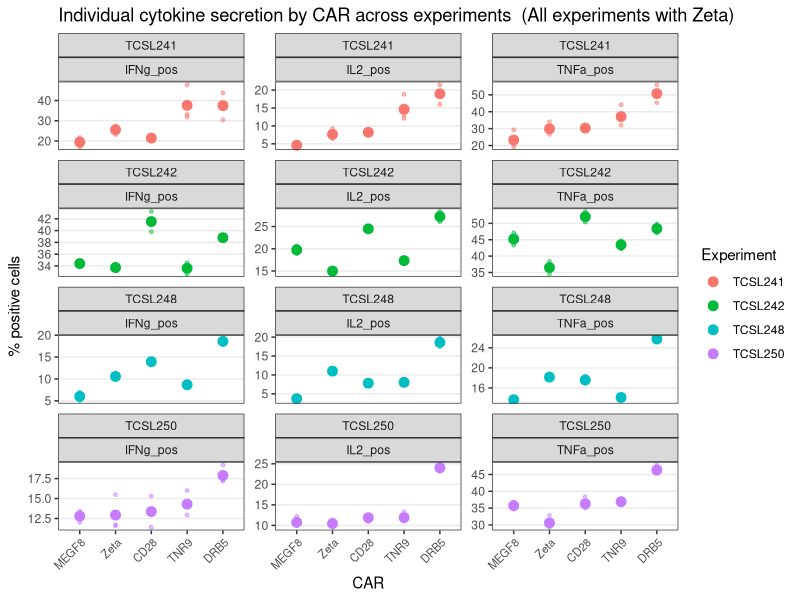
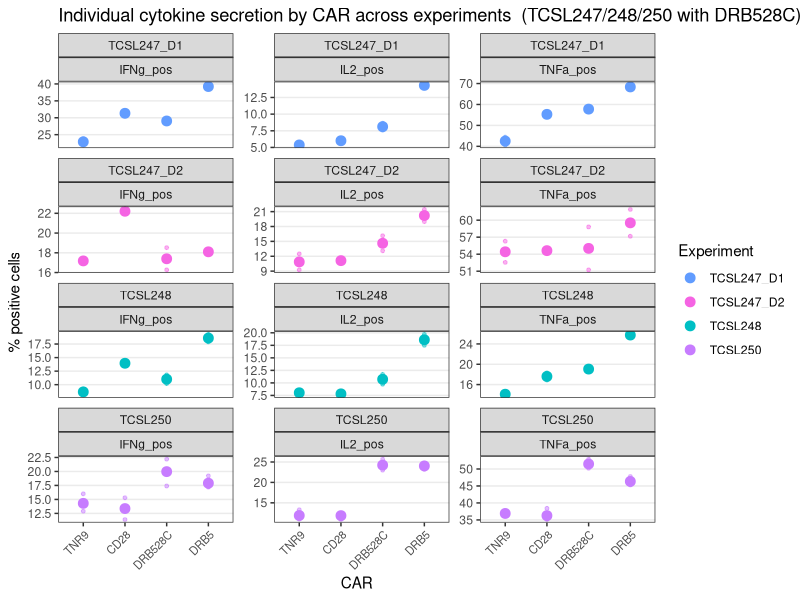
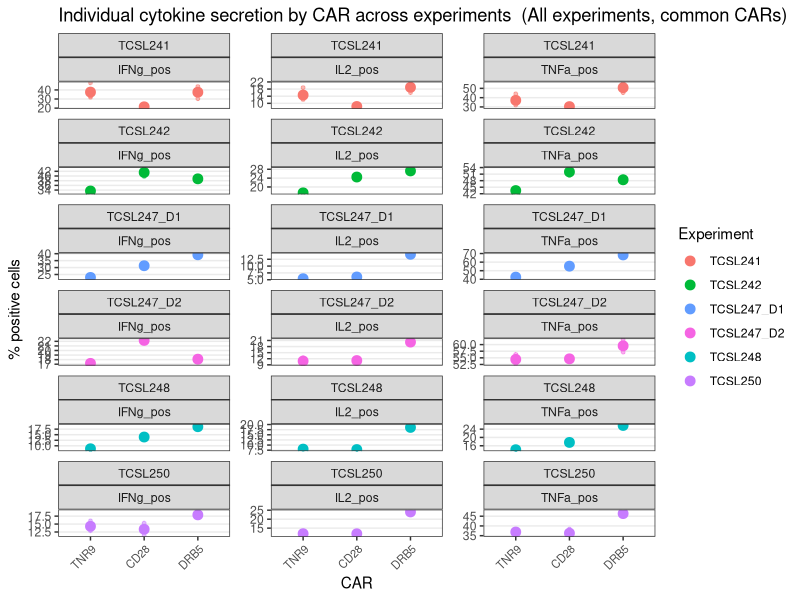
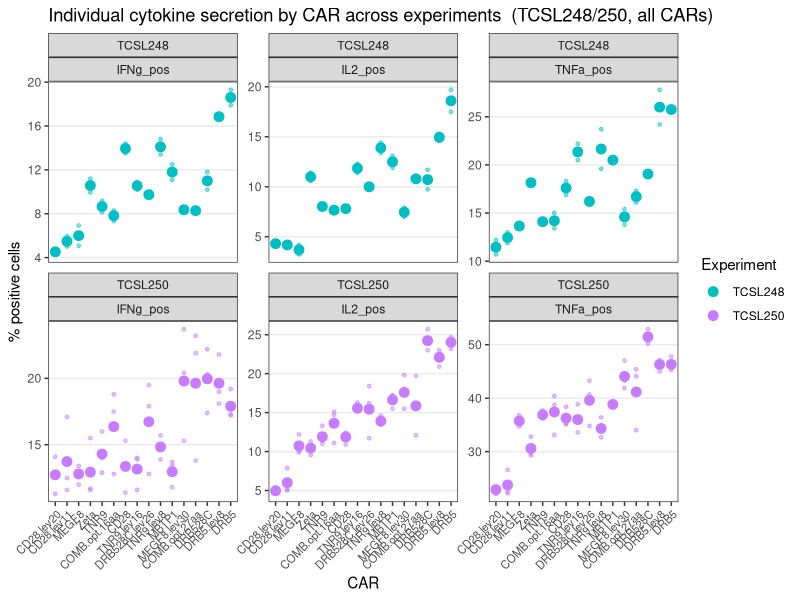
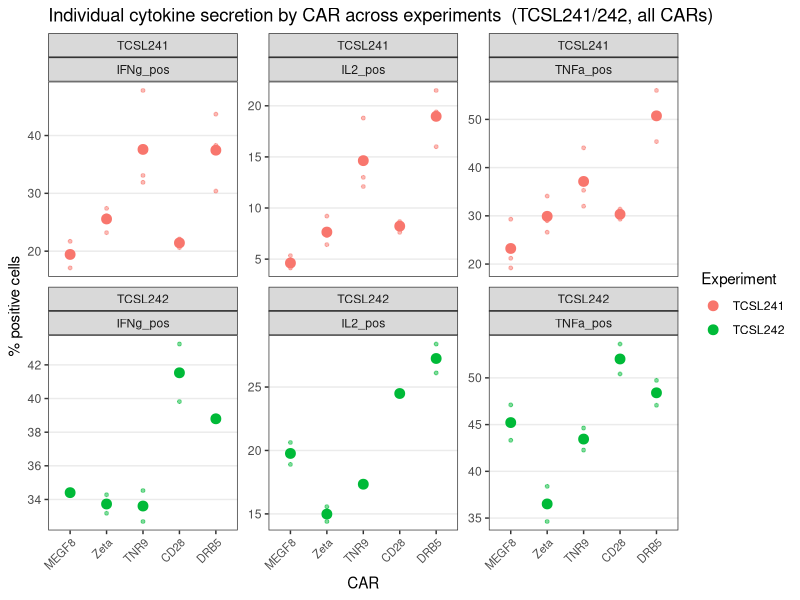
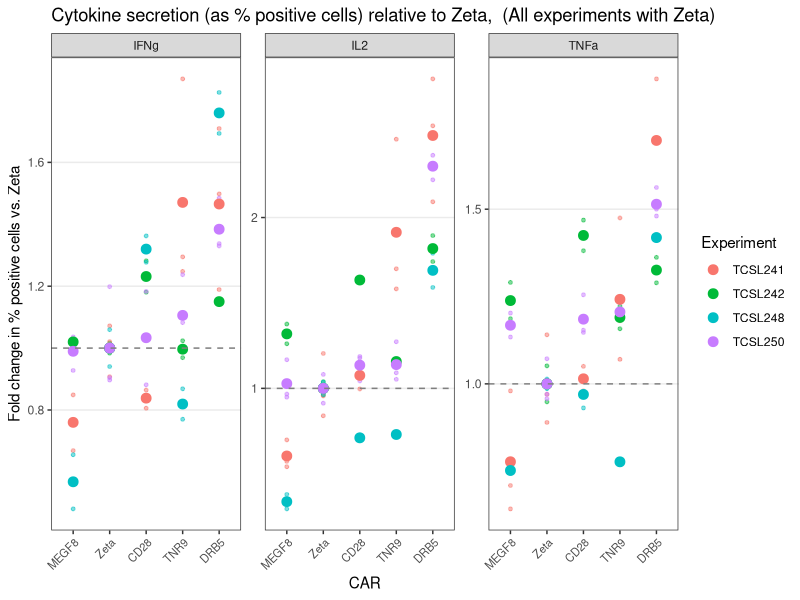
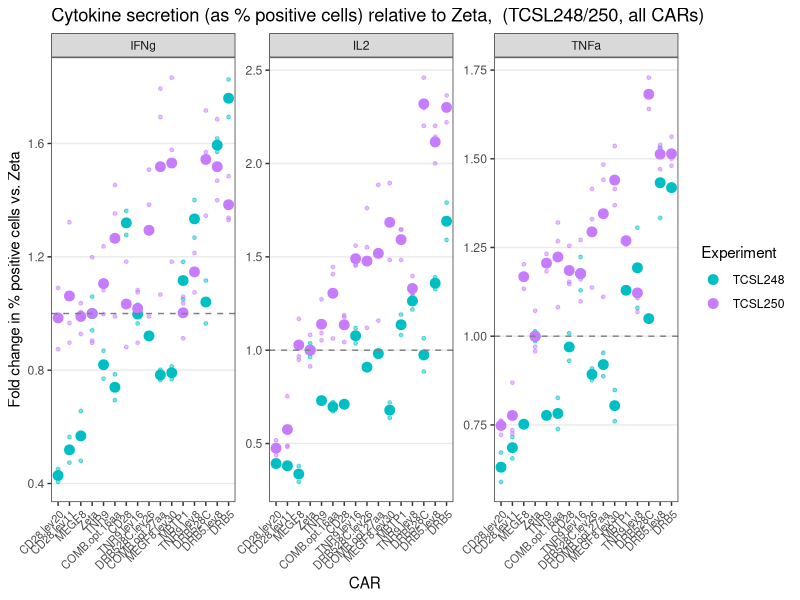
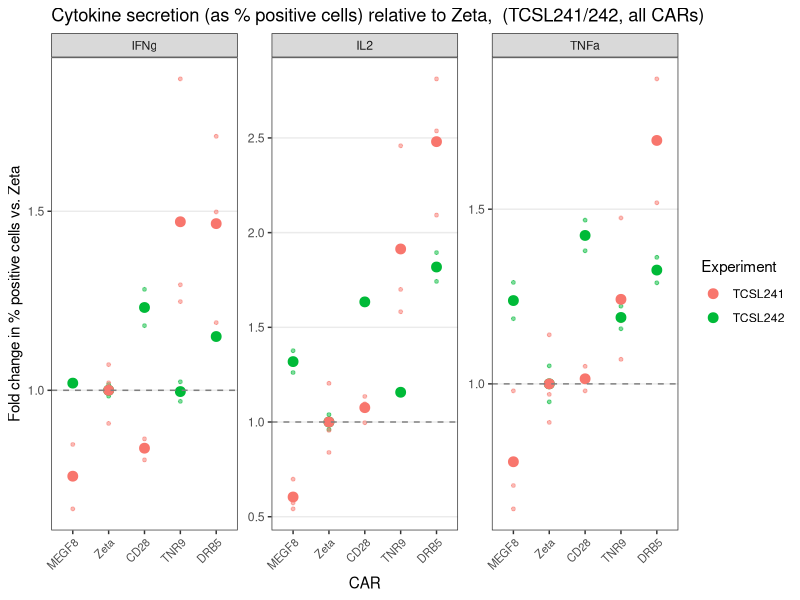

These charts were generated, in order, by the following R code:
library(data.table)
library(ggplot2)
library(patchwork)
library(stringr)
library(here)

# Function to prepare data for plotting
prepare_data <- function(df_combined, selected_cars = NULL, gates = NULL) {
  # Base filtering
  dt <- df_combined[
    CAR == T & 
    !(car_name %in% c('POS','NEG')) & 
    !is.na(car_name) & 
    car_name != "" & 
    subset == "CD3"
  ]
  
  # Filter by selected cars if provided
  if (!is.null(selected_cars)) {
    dt <- dt[car_name %in% selected_cars]
  }
  
  # Filter by gates if provided
  if (!is.null(gates)) {
    dt <- dt[gate_clean %in% gates]
  }
  
  return(dt)
}

# Function to create heatmap
create_heatmap <- function(data, gates, is_relative = TRUE, title_suffix = "") {
  # Calculate mean frequencies and z-scores
  plot_data <- data[
    gate_clean %in% gates, 
    .(mean_freq = mean(freq)), 
    by=.(car_name, subset, gate_clean, expt)
  ][
    , scaled_mean_freq := scale(mean_freq), 
    by=.(subset, gate_clean, expt)
  ][
    , car_name := reorder(car_name, scaled_mean_freq)
  ][
    , gate_clean := factor(gate_clean, 
                          levels = unique(gate_clean[order(str_count(gate_clean, "\\."))]))
  ]
  
  # Create plot
  p <- ggplot(plot_data) +
    geom_tile(aes(y=car_name, 
                  x=gate_clean, 
                  fill=if(is_relative) scaled_mean_freq else mean_freq)) +
    facet_grid(~expt) +
    scale_fill_gradientn(
      colors = rev(hcl.colors(100, "Peach"))) +
    geom_text(aes(y=car_name, 
                  x=gate_clean, 
                  label=round(mean_freq)), 
              size=3) +
    scale_x_discrete(labels=function(x) gsub('\\.', '\n',gsub('_pos','',x))) +
    labs(x='Cytokine combinations', 
         y='CARs',
         fill=if(is_relative) 
           'Relative cytokine secretion\nz-score xform\n% positive labelled' 
           else 'Absolute cytokine secretion\n% positive',
         title=paste0(if(is_relative) 
           'Relative' else 'Absolute', 
           ' cytokine secretion across TCSL248 and TCSL250', 
           title_suffix))
  
  return(p)
}

# Function to create scatter plot
create_scatter_plot <- function(data, single_cytokines, title_suffix = "", show_replicates = FALSE) {
  # Calculate frequencies and create combined labels
  plot_data <- data[
    gate_clean %in% single_cytokines
  ]
  
  if (show_replicates) {
    # Create mean data for larger points
    mean_data <- plot_data[
      , .(freq = mean(freq)), 
      by=.(car_name, gate_clean, expt)
    ][
      , car_name_subset := paste(car_name, gate_clean, sep=".")
    ]
    
    # Add car_name_subset to replicate data for consistent ordering
    plot_data[, car_name_subset := paste(car_name, gate_clean, sep=".")]
  } else {
    # Just use means as before
    plot_data <- plot_data[
      , .(freq = mean(freq)), 
      by=.(car_name, gate_clean, expt)
    ][
      , car_name_subset := paste(car_name, gate_clean, sep=".")
    ]
  }
  
  # Create base plot
  p <- ggplot() +
    facet_wrap(~gate_clean, scales="free",
               labeller=labeller(gate_clean=function(x) gsub('_pos', '', x))) +
    theme_bw() +
    theme(axis.text.x = element_text(angle = 45, hjust = 1)) +
    scale_color_brewer(palette="Set1") +
    scale_x_discrete(labels=function(x) gsub('\\.[^.]+$', '', x)) +
    labs(x='CAR, ranked separately per cytokine', 
         y='% positive cells', 
         color='Experiment',
         title=paste0('Individual cytokine secretion by CAR across experiments', 
                     title_suffix))
  
  if (show_replicates) {
    # Add small points for replicates
    p <- p + 
      geom_point(data=plot_data,
                 aes(x=reorder(car_name_subset, freq), y=freq, color=expt),
                 size=1, alpha=0.5) +
      # Add large points for means
      geom_point(data=mean_data,
                 aes(x=reorder(car_name_subset, freq), y=freq, color=expt),
                 size=3)
  } else {
    # Original single point behavior
    p <- p + 
      geom_point(data=plot_data,
                 aes(x=reorder(car_name_subset, freq), y=freq, color=expt),
                 size=3)
  }
  
  return(p)
}

# Load and prepare data
df_241_242 <- fread(here("data", "processed", "cytokine_secretion", "tcsl241_242_processed.csv"))
df_247 <- fread(here("data", "processed", "cytokine_secretion", "tcsl247_processed.csv"))
df_248 <- fread(here("data", "processed", "cytokine_secretion", "tcsl248_processed.csv"))
df_250 <- fread(here("data", "processed", "cytokine_secretion", "tcsl250_processed.csv"))

# Combine all experiments data for single cytokine plots
df_all_expts <- rbindlist(list(
  df_241_242[, .(expt, car_name, variable = gate_clean, freq)],
  df_247[gate_clean %in% c("IFNg_pos", "IL2_pos", "TNFa_pos"), {
    # Standardize CAR names
    car_name_std = car_name
    car_name_std = ifelse(car_name == "zeta", "Zeta", car_name_std)
    car_name_std = ifelse(car_name == "41BB", "TNR9", car_name_std)
    .(expt, car_name = car_name_std, variable = gate_clean, freq)
  }],
  df_248[gate_clean %in% c("IFNg_pos", "IL2_pos", "TNFa_pos") & subset == "CD3" & CAR == TRUE, 
         .(expt = "TCSL248", car_name, variable = gate_clean, freq)],
  df_250[gate_clean %in% c("IFNg_pos", "IL2_pos", "TNFa_pos") & subset == "CD3" & CAR == TRUE, 
         .(expt = "TCSL250", car_name, variable = gate_clean, freq)]
))

# Filter out KO controls
df_all_expts <- df_all_expts[car_name != "KO"]

# Create combined plot for all experiments
create_combined_plot <- function(df_plot, title_suffix = "") {
  # Define experiment colors
  expt_colors <- c(
    "TCSL241" = "#F8766D",  # red
    "TCSL242" = "#00BA38",  # green
    "TCSL247_D1" = "#619CFF", # blue
    "TCSL247_D2" = "#F564E3", # pink
    "TCSL247_D1V" = "#B79F00", # yellow
    "TCSL248" = "#00BFC4",  # cyan
    "TCSL250" = "#C77CFF"   # purple
  )
  
  # Calculate means for larger points
  df_means <- df_plot[, .(freq = mean(freq)), by=.(expt, variable, car_name)]
  
  # Rank CARs based on means within each experiment and cytokine combination
  df_means[, rank := frank(freq, ties.method = "first"), by=.(expt, variable)]
  df_plot[df_means, rank := i.rank, on=.(expt, variable, car_name)]
  
  # Get number of unique experiments for faceting
  n_expts <- length(unique(df_plot$expt))
  
  # Create plot
  p <- ggplot() +
    # Add small points for replicates
    geom_point(data = df_plot, 
               aes(x = reorder(car_name, rank), y = freq, color = expt),
               size = 1, alpha = 0.5) +
    # Add large points for means
    geom_point(data = df_means,
               aes(x = reorder(car_name, rank), y = freq, color = expt),
               size = 3) +
    facet_wrap(~ expt + variable, 
               scales = "free_y", 
               ncol = 3,
               strip.position = "top") +
    theme_bw() +
    theme(
      panel.grid.major.x = element_blank(),
      panel.grid.minor = element_blank(),
      panel.spacing = unit(0.5, "lines"),  # Reduce vertical spacing between facets
      # Only show x-axis text for bottom row
      axis.text.x = element_text(angle = 45, hjust = 1, size = 8)
    ) +
    scale_color_manual(values = expt_colors) +
    labs(
      x = "CAR",
      y = "% positive cells",
      color = "Experiment",
      title = paste("Individual cytokine secretion by CAR across experiments", title_suffix)
    )
  
  return(p)
}

# Create combined plot with normalization to CD3z
create_normalized_plot <- function(df_plot, title_suffix = "", normalize_to = 'Zeta') {
  # Define experiment colors
  expt_colors <- c(
    "TCSL241" = "#F8766D",  # red
    "TCSL242" = "#00BA38",  # green
    "TCSL247_D1" = "#619CFF", # blue
    "TCSL247_D2" = "#F564E3", # pink
    "TCSL247_D1V" = "#B79F00", # yellow
    "TCSL248" = "#00BFC4",  # cyan
    "TCSL250" = "#C77CFF"   # purple
  )
  
  # First calculate mean Zeta values for each experiment and variable
  if (normalize_to == 'average') {
    norm_means <- df_plot[,
      .(norm_to_freq = mean(freq)), 
      by=.(expt, variable)
    ]
  } else {
    norm_means <- df_plot[car_name == normalize_to,
      .(norm_to_freq = mean(freq)), 
      by=.(expt, variable)
    ]
  }
  
  if (nrow(norm_means) == 0) {
    stop("No normalized CAR data found for normalization")
  }
  
  # Calculate fold change for each replicate relative to mean Zeta
  df_plot_norm <- df_plot[norm_means, 
    on = .(expt, variable),
    .(expt, variable, car_name, freq, fold_change = freq/norm_to_freq)
  ]
  
  # Calculate means for larger points and ranking
  df_means <- df_plot_norm[, .(
    mean_fold_change = mean(fold_change),
    n_replicates = .N
  ), by=.(expt, variable, car_name)]
  
  # Rank CARs based on mean fold change within each variable
  df_means[, rank := frank(mean_fold_change, ties.method = "first"), by=.(variable)]
  df_plot_norm[df_means, rank := i.rank, on=.(expt, variable, car_name)]
  
  # Create plot
  p <- ggplot() +
    # Add points for individual replicates
    geom_point(data = df_plot_norm, 
               aes(x = reorder(car_name, rank), y = fold_change, color = expt),
               size = 1, alpha = 0.5) +
    # Add points for means
    geom_point(data = df_means,
               aes(x = reorder(car_name, rank), y = mean_fold_change, color = expt),
               size = 3) +
    # Add horizontal line at y=1 (CD3z level)
    geom_hline(yintercept = 1, linetype = "dashed", color = "gray50") +
    facet_wrap(~ variable, 
               scales = "free_y", 
               ncol = 3,
               strip.position = "top",
               labeller = labeller(variable = function(x) gsub("_pos", "", x))) +
    theme_bw() +
    theme(
      panel.grid.major.x = element_blank(),
      panel.grid.minor = element_blank(),
      panel.spacing = unit(0.5, "lines"),
      axis.text.x = element_text(angle = 45, hjust = 1, size = 8),
    ) +
    scale_color_manual(values = expt_colors) +
    labs(
      x = "CAR",
      y = paste("Fold change in % positive cells vs.", normalize_to),
      color = "Experiment",
      title = paste0(
        "Cytokine secretion (as % positive cells) relative to ",
        normalize_to, ", ", title_suffix)
    )
  
  return(p)
}

# Initialize plots list
plots <- list()

# Define gates and CARs
chosen_gate <- c(
  "IL2_pos", "TNFa_pos", "IFNg_pos",
  "IFNg_pos.IL2_pos", "IFNg_pos.TNFa_pos",
  "IL2_pos.TNFa_pos", "IFNg_pos.TNFa_pos.IL2_pos"
)

single_cytokines <- c("IL2_pos", "TNFa_pos", "IFNg_pos")

# Create three different plot versions

# 1. Zeta, CD28, DRB5, TNR9 with TCSL241/242/248/250 (not 247)
zeta_cars <- c("Zeta", "CD28", "DRB5", "TNR9", "MEGF8")
plots[["all_experiments_with_zeta"]] <- create_combined_plot(
  df_all_expts[car_name %in% zeta_cars & 
               expt %in% c("TCSL241", "TCSL242", "TCSL248", "TCSL250")],
  " (All experiments with Zeta)"
)

# 2. CD28, DRB5, DRB528C, TNR9 with all TCSL247 donors and TCSL248/250
drb528c_cars <- c("CD28", "DRB5", "DRB528C", "TNR9")
plots[["tcsl247_248_250_with_drb528c"]] <- create_combined_plot(
  df_all_expts[car_name %in% drb528c_cars & 
               expt %in% c("TCSL247_D1", "TCSL247_D2", "TCSL248", "TCSL250")],
  " (TCSL247/248/250 with DRB528C)"
)

# 3. CD28, DRB5, TNR9 with all experiments and donors
common_cars <- c("CD28", "DRB5", "TNR9")
plots[["all_experiments_common_cars"]] <- create_combined_plot(
  df_all_expts[car_name %in% common_cars & expt != 'TCSL247_D1V'],
  " (All experiments, common CARs)"
)

# 3. All cars in TCSL248/250
hidden_cars <- c("NEG", "POS", "")
plots[["second_round_cars"]] <- create_combined_plot(
  df_all_expts[expt %in% c("TCSL248", "TCSL250") & !(car_name %in% hidden_cars)],
  " (TCSL248/250, all CARs)"
)

# 3. All cytokines in TCSL247/248
hidden_cars <- c("NEG", "POS", "")
plots[["first_round_cars"]] <- create_combined_plot(
  df_all_expts[expt %in% c("TCSL241", "TCSL242") & !(car_name %in% hidden_cars)],
  " (TCSL241/242, all CARs)"
)

# Create normalized versions of plots that include CD3z
# 1. All experiments with Zeta
plots[["all_experiments_with_zeta_normalized"]] <- create_normalized_plot(
  df_all_expts[car_name %in% zeta_cars & 
               expt %in% c("TCSL241", "TCSL242", "TCSL248", "TCSL250")],
  " (All experiments with Zeta)", normalize_to = 'Zeta'
)

# 2. TCSL248/250 all CARs
plots[["second_round_cars_normalized"]] <- create_normalized_plot(
  df_all_expts[expt %in% c("TCSL248", "TCSL250") & 
               !(car_name %in% hidden_cars)],
  " (TCSL248/250, all CARs)", normalize_to = 'Zeta'
)

# 3. First round cars (TCSL241/242)
plots[["first_round_cars_normalized"]] <- create_normalized_plot(
  df_all_expts[expt %in% c("TCSL241", "TCSL242") & 
               !(car_name %in% hidden_cars)],
  " (TCSL241/242, all CARs)", normalize_to = 'Zeta'
)

plots[["zeta_cd28_tnr9_drb5_variants"]] <- create_normalized_plot(
  df_all_expts[car_name %in% c("Zeta", "CD28", "TNR9", "DRB5", "DRB528C") & 
               expt %in% c("TCSL241", "TCSL242", "TCSL247_D1", "TCSL247_D2", "TCSL248", "TCSL250")],
  " (Zeta, CD28, TNR9, DRB5 variants)", normalize_to = 'average'
)

# Save plots
plot_dimensions <- list(
  "all_experiments_with_zeta" = c(15, 10),
  "tcsl247_248_250_with_drb528c" = c(8, 5),
  "zeta_cd28_tnr9_drb5_variants" = c(12, 6),
  "all_experiments_common_cars" = c(15, 10),
  "first_round_cars" = c(15, 10),
  "second_round_cars" = c(15, 10),
  "all_experiments_with_zeta_normalized" = c(8, 5),
  "second_round_cars_normalized" = c(12, 5),
  "first_round_cars_normalized" = c(12, 5)
)

# Save each plot
for (name in names(plots)) {
  if (name %in% names(plot_dimensions)) {
    width <- plot_dimensions[[name]][1]
    height <- plot_dimensions[[name]][2]
    
    fn <- here("figures", "arrayed_cytokine_secretion_drb5_megf8",
                     paste0(name, ".pdf"))

    ggsave(
      filename = fn,
      plot = plots[[name]],
      width = width,
      height = height
    )

    message(paste("Saved:\t", fn))
  }

} 
